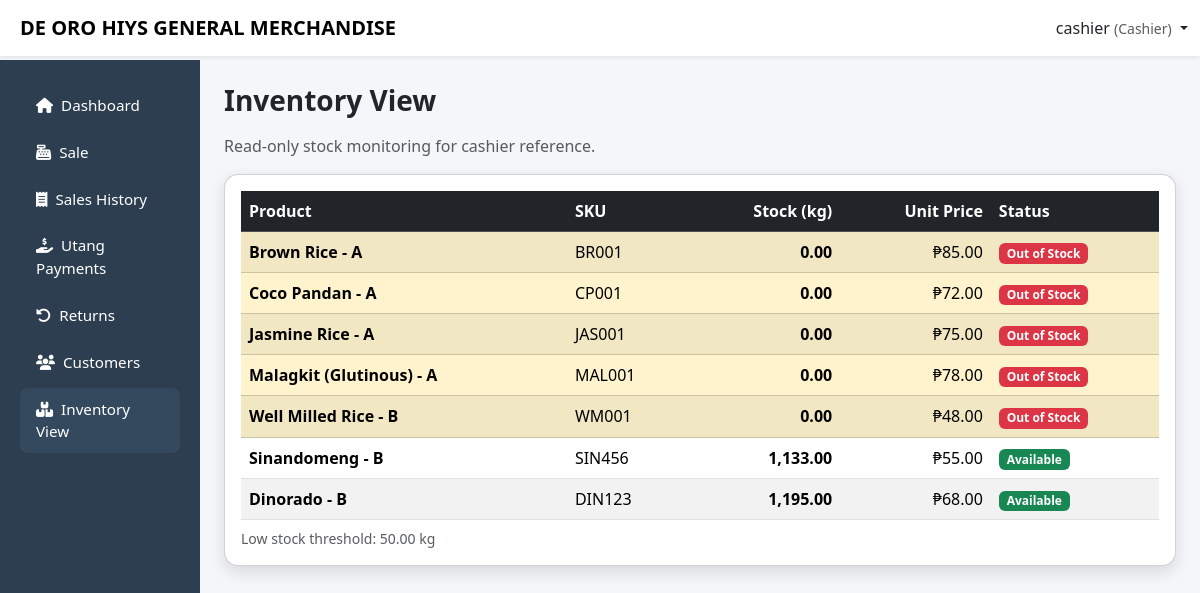
The page /cashier/inventory_view.php (signed in) on the database as committed earlier.
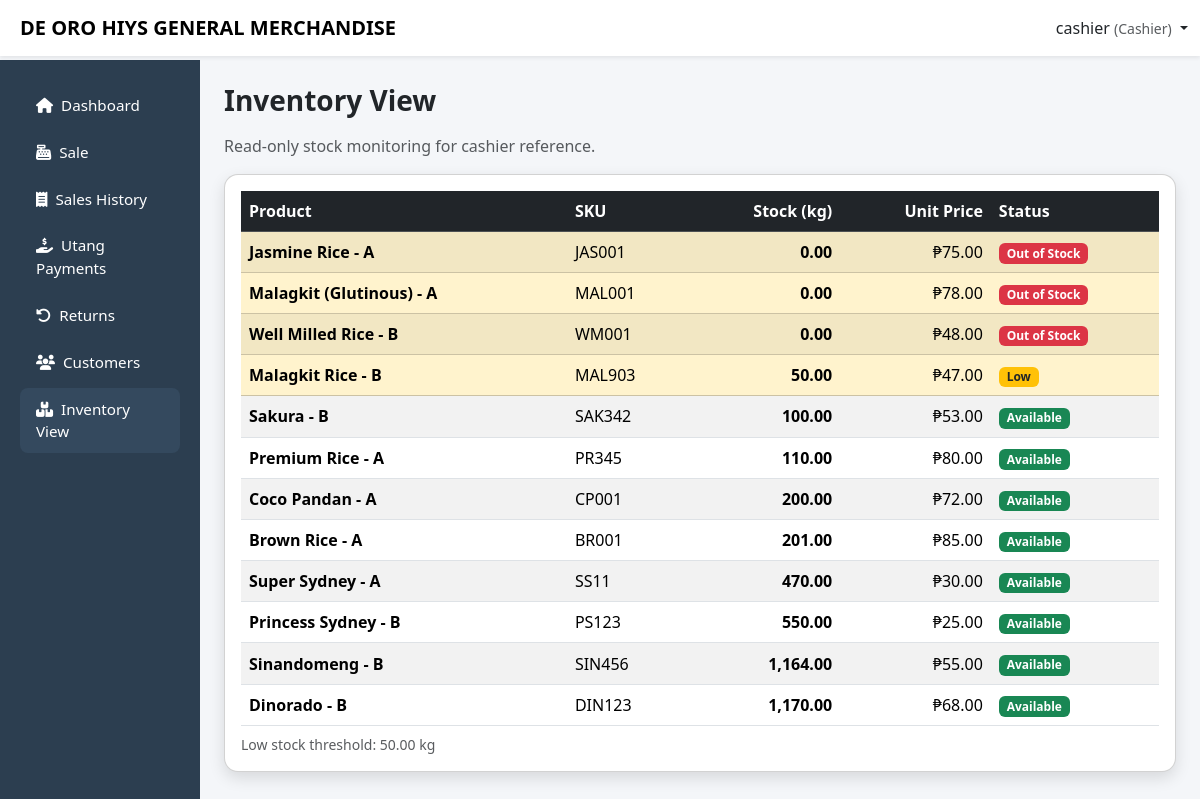
The same page on the database as committed later.
### tables this page shows
CREATE TABLE `products` (
  `product_id` int(11) NOT NULL,
  `variety` varchar(100) DEFAULT NULL,
  `grade` varchar(50) DEFAULT NULL,
  `sku` varchar(50) DEFAULT NULL,
  `unit_weight_kg` decimal(10,2) DEFAULT NULL,
  `unit_price` decimal(10,2) DEFAULT NULL,
  `delivery_date` date DEFAULT NULL,
  `created_at` timestamp NOT NULL DEFAULT current_timestamp(),
  `archived` tinyint(1) NOT NULL DEFAULT 0,
  `stock_kg` decimal(10,2) NOT NULL DEFAULT 0.00
);

### cashier/inventory_view.php (the view, shortened to what this page needs)
<?php
$username = $_SESSION['username'] ?? 'Cashier';
include '../config/db.php';
$LOW_STOCK_KG = 50;
$sql = "
SELECT
p.product_id,
p.variety,
p.grade,
p.sku,
p.unit_price,
IFNULL(SUM(
CASE
WHEN LOWER(it.type)='in' THEN it.qty_kg
WHEN LOWER(it.type)='out' THEN -it.qty_kg
WHEN LOWER(it.type)='adjust' THEN it.qty_kg
ELSE 0
END
),0) AS stock_kg
FROM products p
LEFT JOIN inventory_transactions it
ON it.product_id = p.product_id
WHERE p.archived = 0
GROUP BY p.product_id
ORDER BY stock_kg ASC, p.variety ASC
";
$result = $conn->query($sql);
?>
<!DOCTYPE html>
<html lang="en">
<head>
<link href="https://cdn.jsdelivr.net/npm/bootstrap@5.3.2/dist/css/bootstrap.min.css" rel="stylesheet">
<link href="https://cdnjs.cloudflare.com/ajax/libs/font-awesome/6.5.1/css/all.min.css" rel="stylesheet">
</head>
<body>
<nav class="navbar navbar-expand-lg navbar-light bg-white shadow-sm fixed-top">
<div class="container-fluid">
<span class="navbar-brand fw-bold ms-2">DE ORO HIYS GENERAL MERCHANDISE</span>
<div class="ms-auto dropdown">
<a class="nav-link dropdown-toggle" data-bs-toggle="dropdown">
<?= htmlspecialchars($username) ?> <small class="text-muted">(Cashier)</small>
</a>
</div>
</div>
</nav>
<div class="container-fluid">
<div class="row">
<nav id="sidebarMenu" class="col-lg-2 d-lg-block sidebar collapse">
<div class="pt-4">
<ul class="nav flex-column gap-1 px-2">
<li class="nav-item">
<a class="nav-link" href="dashboard.php"><i class="fas fa-home me-2"></i>Dashboard</a>
</li>
<li class="nav-item">
<a class="nav-link" href="pos.php"><i class="fas fa-cash-register me-2"></i>Sale</a>
</li>
<li class="nav-item">
<a class="nav-link" href="sales_history.php"><i class="fas fa-receipt me-2"></i>Sales History</a>
</li>
<li class="nav-item">
<a class="nav-link" href="payments.php"><i class="fas fa-hand-holding-dollar me-2"></i>Utang Payments</a>
</li>
<li class="nav-item">
<a class="nav-link" href="returns.php"><i class="fas fa-rotate-left me-2"></i>Returns</a>
</li>
<li class="nav-item">
    <a class="nav-link" href="customers.php"><i class="fas fa-users me-2"></i>Customers</a>
</li>
<li class="nav-item">
<a class="nav-link active" href="inventory_view.php">
<i class="fas fa-boxes-stacked me-2"></i>Inventory View
</a>
</li>
</ul>
</div>
</nav>
<main class="col-lg-10 ms-sm-auto px-4 main-content">
<div class="py-4">
<h3 class="fw-bold mb-3">Inventory View</h3>
<div class="text-muted mb-3">
Read-only stock monitoring for cashier reference.
</div>
<div class="card modern-card">
<div class="card-body">
<div class="table-responsive">
<table class="table table-striped align-middle mb-0">
<thead class="table-dark">
<tr>
<th>Product</th>
<th>SKU</th>
<th class="text-end">Stock (kg)</th>
<th class="text-end">Unit Price</th>
<th>Status</th>
</tr>
</thead>
<tbody>
<?php if($result && $result->num_rows > 0): ?>
<?php while($row = $result->fetch_assoc()):
$stock = (float)$row['stock_kg'];
$isLow = $stock <= $LOW_STOCK_KG;
?>
<tr class="<?= $isLow ? 'table-warning' : '' ?>">
<td class="fw-semibold">
<?= htmlspecialchars($row['variety'].' - '.$row['grade']) ?>
</td>
<td><?= htmlspecialchars($row['sku']) ?></td>
<td class="text-end fw-bold"><?= number_format($stock,2) ?></td>
<td class="text-end">₱<?= number_format((float)$row['unit_price'],2) ?></td>
<td>
<?php if($stock <= 0): ?>
<span class="badge bg-danger">Out of Stock</span>
<?php elseif($isLow): ?>
<span class="badge bg-warning text-dark">Low</span>
<?php else: ?>
<span class="badge bg-success">Available</span>
<?php endif; ?>
</td>
</tr>
<?php endwhile; ?>
<?php else: ?>
<tr><td colspan="5" class="text-center text-muted">No products found.</td></tr>
<?php endif; ?>
</tbody>
</table>
</div>
<div class="text-muted small mt-2">
Low stock threshold: <?= number_format($LOW_STOCK_KG,2) ?> kg
</div>
</div>
</div>
</div>
</main>
</div>
</div>
</body>
</html>

Rows that differ between the two databases and show on the page:
added products: variety+grade "Malagkit Rice - B", sku "MAL903", stock "50.00", unit_price "47.00", shows "Low"
added products: variety+grade "Sakura - B", sku "SAK342", stock "100.00", unit_price "53.00", shows "Available"
added products: variety+grade "Premium Rice - A", sku "PR345", stock "110.00", unit_price "80.00", shows "Available"
changed products "Coco Pandan - A": stock "0.00" → "200.00"; text "Out of Stock" → "Available"; moves down the list
changed products "Brown Rice - A": stock "0.00" → "201.00"; text "Out of Stock" → "Available"; moves down the list
added products: variety+grade "Super Sydney - A", sku "SS11", stock "470.00", unit_price "30.00", shows "Available"
added products: variety+grade "Princess Sydney - B", sku "PS123", stock "550.00", unit_price "25.00", shows "Available"
changed products "Sinandomeng - B": stock "1,133.00" → "1,164.00"
changed products "Dinorado - B": stock "1,195.00" → "1,170.00"
